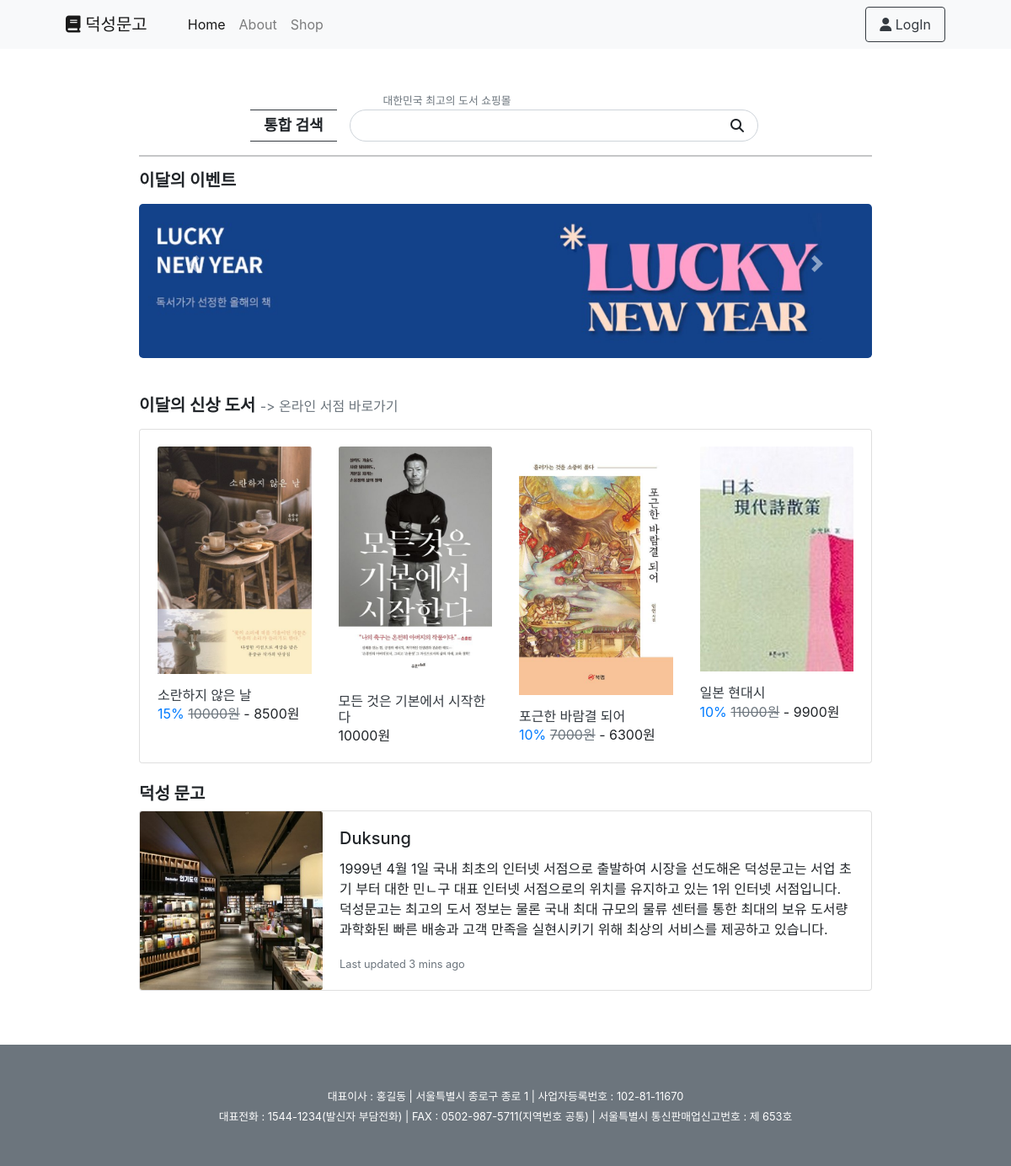
Page /shop/main/ on the committed database.
### shop/models.py (models this page shows, shortened)
class Book(models.Model):
    title = models.CharField(max_length=30)
    introduction = MarkdownxField()
    head_image = models.ImageField(upload_to='shop/images/', blank=True)
    posted_at = models.DateTimeField(auto_now_add=True)
    post_writer = models.ForeignKey(User, null=True ,on_delete=models.SET_NULL)
    release_date= models.DateField()
    author=models.ForeignKey(Author, null=True,blank=True ,on_delete=models.SET_NULL)
    price = models.IntegerField()
    sale=models.IntegerField(default=0,null=True,blank=True, validators=[MaxValueValidator(100), MinValueValidator(0)])
    genre = models.ForeignKey(Genre, null=True, blank=True, on_delete=models.SET_NULL)
    country = models.ForeignKey(Country, null=True, blank=True, on_delete=models.SET_NULL)
    publisher = models.ForeignKey(PublishingCompany, null=True, blank=True, on_delete=models.SET_NULL)
    keyword = models.ManyToManyField(KeyWord, blank=True)
    def get_absolute_url(self):
        return f'/shop/{self.pk}/'
    def get_sale_price(self):
        return (int)(self.price * (1 - (self.sale / 100)))
    def on_sale(self):
        if (self.sale == 0):
            return False
        else:
            return True

### shop/views.py (the view)
# urls.py: path('main/',views.main),
def main(request):
    recent_books = Book.objects.order_by('-pk')[:4]
    return render(request, 'shop/home.html',
                  {
                      'recent_books': recent_books
                  }
                  )

### shop/templates/shop/home.html (shortened to what this page needs)
{% extends 'shop/base.html' %}
{% load static %}
{% block main_area %}
<section class="py-5 container w-75">
  <section class="container mt-0">
    <div class="row w-75 mx-auto mt-0">
      <p class="mb-0 mx-auto w-50 mt-t pt-0">
        <small class="text-muted mx-auto">  대한민국 최고의 도서 쇼핑몰 </small></p>
      <div class="input-group mt-0">
        <b style="font-size:18px" class="mr-3 mt-0 border-bottom border-top border-dark pt-1 pr-3 pl-3">
          통합 검색</b>
        <input class="form-control py-2 rounded-pill mr-1 pr-5" type="search" id="search1">
        <span class="input-group-append">
          <button class="btn rounded-pill border-0 ml-n5" type="button" onclick="searchBook()">
            <i class="fa fa-search"></i>
          </button>
        </span>
      </div>
    </div>
  </section>
  <hr>
  <div id="carouselExampleFade" class="carousel slide carousel-fade mb-3" data-ride="carousel">
    <h5 class="mb-3"><b>이달의 이벤트</b></h5>
    <div class="carousel-inner h-25" style="height:1000px;">
      <div class="carousel-item active">
        <img src="{% static 'shop/image/1.jpg' %}" class="d-block w-100 rounded-3" alt="...">
      </div>
    </div>
    <a class="carousel-control-prev" href="#carouselExampleFade" role="button" data-slide="prev">
      <span class="carousel-control-prev-icon" aria-hidden="true"></span>
    </a>
    <a class="carousel-control-next" href="#carouselExampleFade" role="button" data-slide="next">
      <span class="carousel-control-next-icon" aria-hidden="true"></span>
    </a>
  </div>
  <br>
  <h5 class="mt-1"><b>이달의 신상 도서</b>
    <small ><a href="/shop/" class="text-muted"> -> 온라인 서점 바로가기</a></small></h5>
  <div class="card mt-3">
    <div class="card-body">
      <div class="row p-0">
        {% for aob in recent_books %}
        <div class="col-3 ml-0 pt-0 pl-3 pr-3 mt-0">
          {% if aob.head_image %}
          <img src="{{ aob.head_image.url }}" class="card-img-top mt-0 p-0" alt="...">
          {% else %}
          <img src="https://dummyimage.com/450x450/dee2e6/6c757d.jpg" class="card-img-top mt-2" alt="...">
          {% endif %}
          <div class="p-0">
            <h6 class="card-title mt-3 mb-0"><a href="{{ aob.get_absolute_url }}" class="text-dark">{{ aob.title }}</a></h6>
           {% if aob.on_sale %}
              <span class="text-primary">{{ aob.sale }}% </span><span
                class="text-muted text-decoration-line-through">{{ aob.price }}원</span>
              - {{ aob.get_sale_price }}원
              {% else %}
              {{ aob.get_sale_price }}원
              {% endif %}
          </div>
        </div>
        {% endfor %}
      </div>
    </div>
  </div>
<br>
  <h5><b>덕성 문고</b></h5>
 <div class="card mb-3 w-100" >
  <div class="row no-gutters">
    <div class="col-md-3">
      <img src="{% static 'shop/image/brand1.jpg' %}" class="card-img h-100" alt="...">
    </div>
    <div class="col-md-9">
      <div class="card-body">
        <h5 class="card-title">Duksung</h5>
        <p class="card-text">1999년 4월 1일 국내 최초의 인터넷 서점으로 출발하여 시장을 선도해온 덕성문고는 서업 초기 부터 대한 민ㄴ구
        대표 인터넷 서점으로의 위치를 유지하고 있는 1위 인터넷 서점입니다.
        덕성문고는 최고의 도서 정보는 물론 국내 최대 규모의 물류 센터를 통한 최대의 보유 도서량 과학화된 빠른 배송과 고객 만족을 실현시키기 위해 최상의 서비스를 제공하고 있습니다.
        </p>
        <p class="card-text"><small class="text-muted">Last updated 3 mins ago</small></p>
      </div>
    </div>
  </div>
</div>
</section>
{% endblock %}

### rows in the picture
Book: head_image (picture), title "소란하지 않은 날", sale "15", price "10000", get_sale_price "8500"
Book: head_image (picture), title "모든 것은 기본에서 시작한다", get_sale_price "10000"
Book: head_image (picture), title "포근한 바람결 되어", sale "10", price "7000", get_sale_price "6300"
Book: head_image (picture), title "일본 현대시", sale "10", price "11000", get_sale_price "9900"
